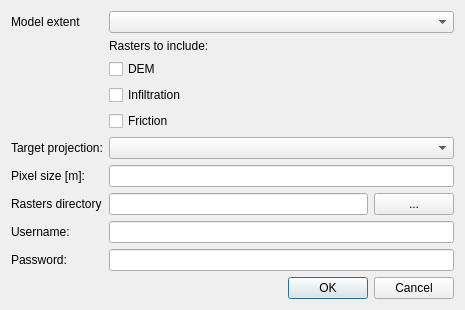
<?xml version="1.0" encoding="UTF-8"?>
<ui version="4.0">
 <class>build2DmodelDialogBase</class>
 <widget class="QDialog" name="build2DmodelDialogBase">
  <property name="geometry">
   <rect>
    <x>0</x>
    <y>0</y>
    <width>465</width>
    <height>296</height>
   </rect>
  </property>
  <property name="windowTitle">
   <string>build2Dmodel</string>
  </property>
  <layout class="QGridLayout" name="gridLayout">
   <item row="0" column="0">
    <widget class="QLabel" name="label">
     <property name="text">
      <string>Model extent</string>
     </property>
    </widget>
   </item>
   <item row="0" column="2" colspan="2">
    <widget class="QComboBox" name="modelExtent"/>
   </item>
   <item row="1" column="2">
    <widget class="QLabel" name="label_2">
     <property name="enabled">
      <bool>true</bool>
     </property>
     <property name="text">
      <string>Rasters to include:</string>
     </property>
    </widget>
   </item>
   <item row="2" column="2">
    <widget class="QCheckBox" name="demCheckbox">
     <property name="text">
      <string>DEM</string>
     </property>
    </widget>
   </item>
   <item row="3" column="2">
    <widget class="QCheckBox" name="infiltrationCheckbox">
     <property name="text">
      <string>Infiltration</string>
     </property>
    </widget>
   </item>
   <item row="4" column="2">
    <widget class="QCheckBox" name="frictionCheckbox">
     <property name="text">
      <string>Friction</string>
     </property>
    </widget>
   </item>
   <item row="5" column="0" colspan="2">
    <widget class="QLabel" name="label_3">
     <property name="text">
      <string>Target projection:</string>
     </property>
    </widget>
   </item>
   <item row="5" column="2" colspan="2">
    <widget class="QComboBox" name="targetSrs"/>
   </item>
   <item row="6" column="0">
    <widget class="QLabel" name="label_4">
     <property name="text">
      <string>Pixel size [m]:</string>
     </property>
    </widget>
   </item>
   <item row="6" column="2" colspan="2">
    <widget class="QLineEdit" name="pixelSize"/>
   </item>
   <item row="7" column="0" colspan="2">
    <widget class="QLabel" name="label_5">
     <property name="text">
      <string>Rasters directory</string>
     </property>
    </widget>
   </item>
   <item row="7" column="2">
    <widget class="QLineEdit" name="spatialiteFile"/>
   </item>
   <item row="7" column="3">
    <widget class="QPushButton" name="spatialiteButton">
     <property name="text">
      <string>...</string>
     </property>
    </widget>
   </item>
   <item row="8" column="0">
    <widget class="QLabel" name="label_6">
     <property name="text">
      <string>Username:</string>
     </property>
    </widget>
   </item>
   <item row="8" column="2" colspan="2">
    <widget class="QLineEdit" name="userName"/>
   </item>
   <item row="9" column="0">
    <widget class="QLabel" name="label_7">
     <property name="text">
      <string>Password:</string>
     </property>
    </widget>
   </item>
   <item row="9" column="2" colspan="2">
    <widget class="QLineEdit" name="passWord"/>
   </item>
   <item row="10" column="1" colspan="3">
    <widget class="QDialogButtonBox" name="button_box">
     <property name="orientation">
      <enum>Qt::Horizontal</enum>
     </property>
     <property name="standardButtons">
      <set>QDialogButtonBox::Cancel|QDialogButtonBox::Ok</set>
     </property>
    </widget>
   </item>
  </layout>
 </widget>
 <resources/>
 <connections>
  <connection>
   <sender>button_box</sender>
   <signal>accepted()</signal>
   <receiver>build2DmodelDialogBase</receiver>
   <slot>accept()</slot>
   <hints>
    <hint type="sourcelabel">
     <x>20</x>
     <y>20</y>
    </hint>
    <hint type="destinationlabel">
     <x>20</x>
     <y>20</y>
    </hint>
   </hints>
  </connection>
  <connection>
   <sender>button_box</sender>
   <signal>rejected()</signal>
   <receiver>build2DmodelDialogBase</receiver>
   <slot>reject()</slot>
   <hints>
    <hint type="sourcelabel">
     <x>20</x>
     <y>20</y>
    </hint>
    <hint type="destinationlabel">
     <x>20</x>
     <y>20</y>
    </hint>
   </hints>
  </connection>
 </connections>
</ui>
